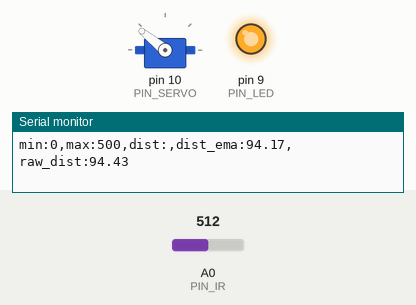
Simulated run of this sketch. Board: Arduino Uno, built with avr-gcc and run on an emulated ATmega328P. Shown: servo, output pins drawn as LEDs (lit = HIGH), the last lines printed to the serial monitor. The test bench sets the inputs (shaded band); at power-on: A0 (PIN_IR) = 512.

Above: at 1.2 s.
1.3 s: A0 (PIN_IR) set to 478
At 2.4 s:
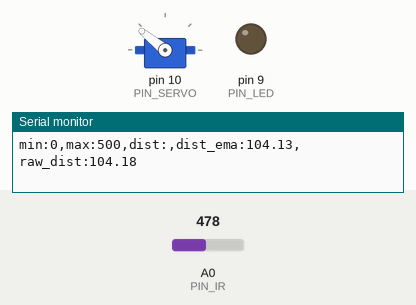
2.8 s: A0 (PIN_IR) set to 511
At 3.8 s:
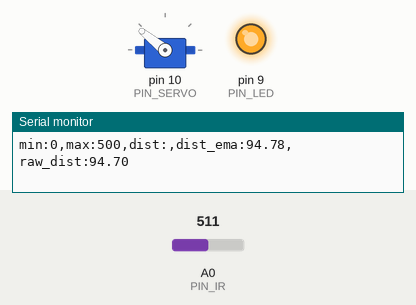
5.8 s: A0 (PIN_IR) set to 440
At 6.1 s:
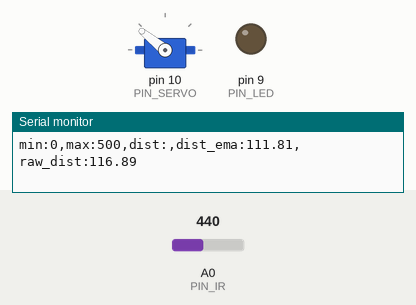
7.3 s: A0 (PIN_IR) set to 563
At 8.0 s:
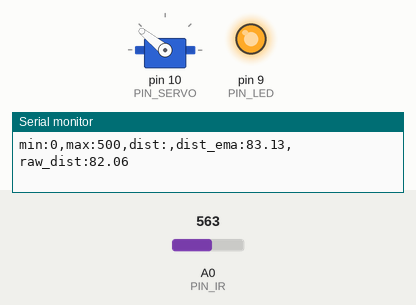
Timing chart, 0 to 9.8 s (numbered marks = the images above; inputs shaded):
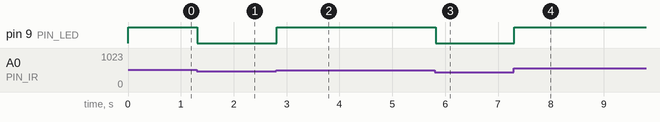

The sketch:

21_bbc_20193228.ino
```cpp
#include <Servo.h>

// Arduino pin assignment
#define PIN_IR A0
#define PIN_LED 9
#define PIN_SERVO 10

// configurable parameters
#define SND_VEL 346.0 // sound velocity at 24 celsius degree (unit: m/s)
#define INTERVAL 25 // sampling interval (unit: ms)
#define _DIST_MIN 70 // minimum distance to be measured (unit: mm)
#define _DIST_MAX 550 // maximum distance to be measured (unit: mm)

#define _DUTY_MIN 553 // servo full clockwise position (0 degree)
#define _DUTY_NEU 1481 // servo neutral position (90 degree)
#define _DUTY_MAX 2399 // servo full counterclockwise position (180 degree)
#define _DIST_ALPHA 0.1

// global variables
float timeout; // unit: us
float dist_min, dist_max, dist_raw, dist_prev, dist_ema, EMA_k, alpha, dist_write; // unit: mm
unsigned long last_sampling_time; // unit: ms
float scale; // used for pulse duration to distance conversion
int angle_value[180] ;
int angleSecond ;
Servo myservo;

int a, b; // unit: mm


void setup() {
// initialize GPIO pins
  pinMode(PIN_LED,OUTPUT);
  digitalWrite(PIN_LED, 1);

  alpha = _DIST_ALPHA;

  myservo.attach(PIN_SERVO);
  myservo.writeMicroseconds(_DUTY_NEU);

  // initialize USS related variables
  dist_min = _DIST_MIN;
  dist_max = _DIST_MAX;
  timeout = (INTERVAL / 2) * 1000.0; // precalculate pulseIn() timeout value. (unit: us)
  dist_raw = dist_prev = 0.0; // raw distance output from USS (unit: mm)
  scale = 0.001 * 0.5 * SND_VEL;
  dist_write = 0.0;
  angleSecond = 553;
  alpha = _DIST_ALPHA;

// initialize serial port
  Serial.begin(57600);

  a = 70;
  b = 300;
}

float ir_distance(void){ // return value unit: mm
  float val;
  float volt = float(analogRead(PIN_IR));
  val = ((6762.0/(volt-9.0))-4.0) * 10.0;
  return val;
}

void loop() {

  float raw_dist = ir_distance();

  //거리값 필터링
  if(raw_dist< dist_min || raw_dist > dist_max ) {
    dist_write = dist_write;  // 센서가 측정을 제대로 하지 못하면 dist_write에 저번 거리값을 유지
  }
  else {
    dist_write = raw_dist; // 새로운 값이 들어오면 그 값을 반영
  }
  dist_ema = (alpha*dist_write) + (1 - alpha)*EMA_k; //EMA값을 계산
  EMA_k = dist_ema; // 이전 EMA값을 저장

  float dist_cali = 100 + 300.0 / (b - a) * (raw_dist - a);

  Serial.print("min:0,max:500,dist:");
  Serial.print(",dist_ema:");
  Serial.print(dist_ema);
  Serial.print(",raw_dist:");
  Serial.println(raw_dist);
  /*
  Serial.print(",dist_cali:");
  Serial.print(dist_cali);
  */

  // bang-bang control///////////////

  if(dist_ema < 255){
    myservo.writeMicroseconds( 2000 );
  }else if(dist_ema >275){
     myservo.writeMicroseconds( 1300 );
  }
  if(dist_write > 100 && dist_write<450) digitalWrite(PIN_LED, 0);
  else digitalWrite(PIN_LED, 255);
  delay(20);
}
```

Measured:
- the behaviour switches between 492 and 491 on A0 (PIN_IR) (found by bisection; images 0 and 1)
- after the input at 1.3 s, pin 9 (PIN_LED): HIGH → LOW at once
- after the input at 2.8 s, pin 9 (PIN_LED): LOW → HIGH at once
- after the input at 5.8 s, pin 9 (PIN_LED): HIGH → LOW at once
- after the input at 7.3 s, pin 9 (PIN_LED): LOW → HIGH at once
